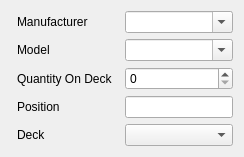
       <widget class="QWidget" name="machineTab">
        <attribute name="title">
         <string>Machine</string>
        </attribute>
        <layout class="QHBoxLayout" name="horizontalLayout_4">
         <item>
          <layout class="QFormLayout" name="machineForm">
           <property name="labelAlignment">
            <set>Qt::AlignLeading|Qt::AlignLeft|Qt::AlignVCenter</set>
           </property>
           <item row="0" column="0">
            <widget class="ActivatorLabel" name="manufacturerLabel">
             <property name="styleSheet">
              <string notr="true">
                              QLabel {
                              padding: 3px;
                              }

                              QLabel[hovering=true] {
                              padding: 3px;
                              background-color: #d9d9d9;
                              border-radius: 5px;
                              }
                            </string>
             </property>
             <property name="text">
              <string>Manufacturer</string>
             </property>
            </widget>
           </item>
           <item row="0" column="1">
            <widget class="DynamicComboBox" name="manufacturerInput">
             <property name="sizePolicy">
              <sizepolicy hsizetype="Expanding" vsizetype="Fixed">
               <horstretch>0</horstretch>
               <verstretch>0</verstretch>
              </sizepolicy>
             </property>
             <property name="editable">
              <bool>true</bool>
             </property>
             <property name="insertPolicy">
              <enum>QComboBox::NoInsert</enum>
             </property>
            </widget>
           </item>
           <item row="2" column="0">
            <widget class="QLabel" name="quantityOnDeckLabel">
             <property name="styleSheet">
              <string notr="true">
                              QLabel {
                              padding: 3px;
                              }

                              QLabel[hovering=true] {
                              padding: 3px;
                              background-color: #d9d9d9;
                              border-radius: 5px;
                              }
                            </string>
             </property>
             <property name="text">
              <string>Quantity On Deck</string>
             </property>
            </widget>
           </item>
           <item row="2" column="1">
            <widget class="QSpinBox" name="quantityOnDeckInput">
             <property name="sizePolicy">
              <sizepolicy hsizetype="Expanding" vsizetype="Fixed">
               <horstretch>0</horstretch>
               <verstretch>0</verstretch>
              </sizepolicy>
             </property>
            </widget>
           </item>
           <item row="3" column="0">
            <widget class="QLabel" name="machinePositionLabel">
             <property name="styleSheet">
              <string notr="true">
                              QLabel {
                              padding: 3px;
                              }

                              QLabel[hovering=true] {
                              padding: 3px;
                              background-color: #d9d9d9;
                              border-radius: 5px;
                              }
                            </string>
             </property>
             <property name="text">
              <string>Position</string>
             </property>
            </widget>
           </item>
           <item row="3" column="1">
            <widget class="QLineEdit" name="machinePositionInput">
             <property name="sizePolicy">
              <sizepolicy hsizetype="Expanding" vsizetype="Fixed">
               <horstretch>0</horstretch>
               <verstretch>0</verstretch>
              </sizepolicy>
             </property>
            </widget>
           </item>
           <item row="4" column="0">
            <widget class="QLabel" name="machineDeckLabel">
             <property name="styleSheet">
              <string notr="true">
                              QLabel {
                              padding: 3px;
                              }

                              QLabel[hovering=true] {
                              padding: 3px;
                              background-color: #d9d9d9;
                              border-radius: 5px;
                              }
                            </string>
             </property>
             <property name="text">
              <string>Deck</string>
             </property>
            </widget>
           </item>
           <item row="4" column="1">
            <widget class="DynamicComboBox" name="machineDeckInput">
             <property name="sizePolicy">
              <sizepolicy hsizetype="Expanding" vsizetype="Fixed">
               <horstretch>0</horstretch>
               <verstretch>0</verstretch>
              </sizepolicy>
             </property>
             <property name="insertPolicy">
              <enum>QComboBox::NoInsert</enum>
             </property>
            </widget>
           </item>
           <item row="1" column="0">
            <widget class="QLabel" name="modelLabel">
             <property name="styleSheet">
              <string notr="true">
                              QLabel {
                              padding: 3px;
                              }

                              QLabel[hovering=true] {
                              padding: 3px;
                              background-color: #d9d9d9;
                              border-radius: 5px;
                              }
                            </string>
             </property>
             <property name="text">
              <string>Model</string>
             </property>
            </widget>
           </item>
           <item row="1" column="1">
            <widget class="DynamicComboBox" name="modelInput">
             <property name="editable">
              <bool>true</bool>
             </property>
             <property name="insertPolicy">
              <enum>QComboBox::NoInsert</enum>
             </property>
            </widget>
           </item>
          </layout>
         </item>
        </layout>
       </widget>
